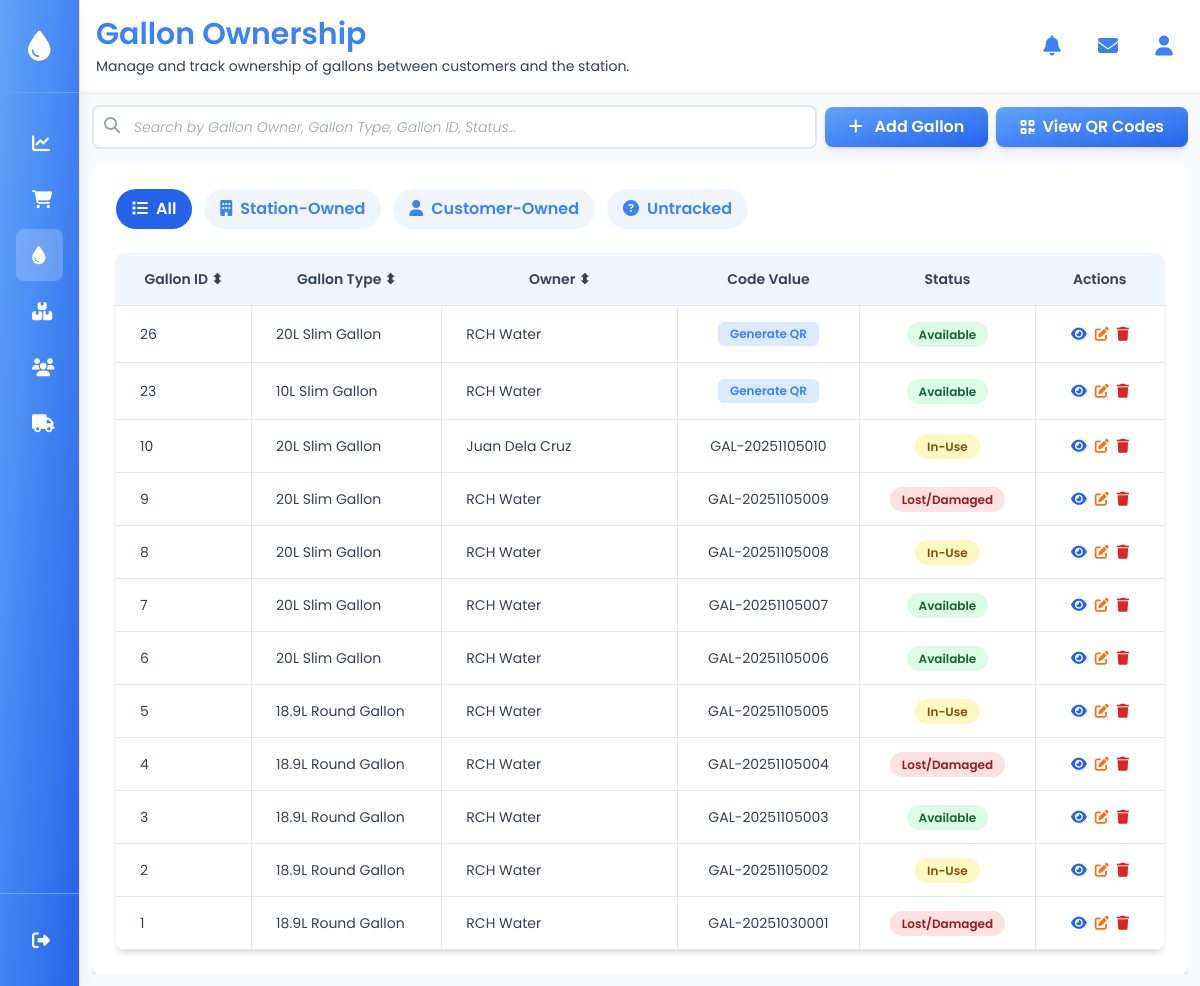
Page /GallonOwnership/gallon_ownership.php on the committed database.
### tables this page shows
CREATE TABLE `gallon_ownership` (
  `ownership_id` int(11) NOT NULL,
  `item_id` int(11) NOT NULL,
  `gallon_type` varchar(100) DEFAULT NULL,
  `current_owner_id` int(11) NOT NULL,
  `code_value` varchar(255) DEFAULT NULL,
  `qr_image` varchar(255) DEFAULT NULL,
  `status` enum('Available','In-Use','Lost/Damaged') DEFAULT 'Available',
  `created_at` timestamp NOT NULL DEFAULT current_timestamp()
);

CREATE TABLE `users` (
  `user_id` int(11) NOT NULL,
  `name` varchar(100) NOT NULL,
  `email` varchar(100) NOT NULL,
  `password_hash` varchar(255) NOT NULL,
  `phone_number` varchar(20) DEFAULT NULL,
  `address` varchar(255) DEFAULT NULL,
  `role` enum('admin','rider','customer') DEFAULT 'customer',
  `status` enum('active','banned') DEFAULT 'active',
  `created_at` timestamp NOT NULL DEFAULT current_timestamp(),
  `updated_at` timestamp NOT NULL DEFAULT current_timestamp() ON UPDATE current_timestamp()
);

### GallonOwnership/gallon_ownership.php (the view, shortened to what this page needs)
<?php
$database = new Database();
$db = $database->getConnect();
?>
<!DOCTYPE html>
<html lang="en">
<head>
    <script src="https://cdn.tailwindcss.com"></script>
    <link rel="stylesheet" href="https://cdnjs.cloudflare.com/ajax/libs/font-awesome/6.4.0/css/all.min.css">
    <link rel="stylesheet" href="https://cdn.datatables.net/1.13.7/css/jquery.dataTables.min.css">
</head>
<body class="bg-gray-50 overflow-hidden">
    <div class="flex h-screen">
        <div class="flex-1 ml-20 group-hover:ml-64 transition-all duration-300 ease-in-out">
            <div class="flex flex-col h-screen">
                <?php
                include '../Admin/includes/header.php';
                ?>
                <div class="m-3 flex flex-col flex-1 overflow-hidden">
                    <div class="flex items-center gap-2 mb-4">
                        <div class="flex-1 relative">
                            <i class="fas fa-search absolute left-3 top-3 text-gray-400"></i>
                            <input
                                type="text"
                                id="searchInput"
                                placeholder="Search by Gallon Owner, Gallon Type, Gallon ID, Status..."
                                class="w-full pl-10 pr-4 py-2 font-light border-2 border-gray-200 rounded-lg focus:outline-none focus:ring-2 focus:ring-blue-500 placeholder:text-sm"
                                style="font-style: italic;"
                                oninput="this.style.fontStyle = this.value ? 'normal' : 'italic';"
                                onkeyup="searchTable()">
                        </div>
                        <button
                            id="addGallonBtn"
                            class="bg-gradient-to-br from-blue-400 to-blue-600 hover:from-blue-500 hover:to-blue-700 text-white px-6 py-2 rounded-lg font-semibold shadow-md transition">
                            <i class="fas fa-plus mr-2"></i>
                            Add Gallon
                        </button>
                        <a href="qr_scanner.php" id="scanBtn"
                            class="inline-flex items-center bg-gradient-to-br from-blue-400 to-blue-600 hover:from-blue-500 hover:to-blue-700 text-white px-6 py-2 rounded-lg font-semibold shadow-md transition">
                            <i class="fas fa-qrcode mr-2"></i>
                            View QR Codes
                        </a>
                    </div>
                    <div class="p-6 bg-white rounded-lg shadow-lg ring-3 ring-gray-200 flex flex-col flex-1 overflow-hidden">
                        <div class="flex gap-3 mb-6 flex-wrap flex-shrink-0">
                            <button id="allTab"
                                class="px-4 py-2 rounded-full border-none cursor-pointer font-semibold transition-all duration-300 bg-blue-600 text-white"
                                onclick="filterTab(this)">
                                <i class="fas fa-list mr-2"></i>All
                            </button>
                            <button
                                class="px-4 py-2 rounded-full border-none cursor-pointer font-semibold transition-all duration-300 bg-blue-50 text-blue-500 hover:bg-gray-200"
                                onclick="filterTab(this)">
                                <i class="fas fa-building mr-2"></i>Station-Owned
                            </button>
                            <button
                                class="px-4 py-2 rounded-full border-none cursor-pointer font-semibold transition-all duration-300 bg-blue-50 text-blue-500 hover:bg-gray-200"
                                onclick="filterTab(this)">
                                <i class="fas fa-user mr-2"></i>Customer-Owned
                            </button>
                            <button
                                class="px-4 py-2 rounded-full border-none cursor-pointer font-semibold transition-all duration-300 bg-blue-50 text-blue-500 hover:bg-gray-200"
                                onclick="filterTab(this)">
                                <i class="fas fa-question-circle mr-2"></i>Untracked
                            </button>
                        </div>
                        <div class="bg-white rounded-lg shadow-md overflow-hidden flex flex-col flex-1">
                            <div class="overflow-x-auto overflow-y-auto flex-1">
                                <table id="gallonTable" class="min-w-full text-sm text-left text-gray-700">
                                    <thead class="bg-blue-50 border-b border-gray-200 sticky top-0 z-10">
                                        <tr>
                                            <th class="px-6 py-4 font-semibold text-center cursor-pointer min-w-[80px]" onclick="sortTable(0)" title="Gallon ID">Gallon ID ⬍</th>
                                            <th class="px-6 py-4 font-semibold text-center cursor-pointer min-w-[110px]" onclick="sortTable(1)" title="Gallon Type">Gallon Type ⬍</th>
                                            <th class="px-6 py-4 font-semibold text-center cursor-pointer min-w-[220px]" onclick="sortTable(2)" title="Current Owner">Owner ⬍</th>
                                            <th class="px-6 py-4 font-semibold text-center min-w-[120px]" title="Code Value">Code Value</th>
                                            <th class="px-6 py-4 font-semibold text-center min-w-[100px]" title="Status">Status</th>
                                            <th class="px-6 py-4 font-semibold text-center min-w-[120px]" title="Actions">Actions</th>
                                        </tr>
                                    </thead>
                                    <tbody>
                                        <?php
                                        $query = "SELECT
                                            go.ownership_id AS `Gallon ID`,
                                            go.gallon_type AS `Gallon Type`,
                                            u.name AS `Owner`,
                                            go.code_value AS `Code Value`,
                                            go.status AS `Status`,
                                            go.qr_image AS `QR Image`
                                        FROM gallon_ownership AS go
                                        LEFT JOIN users AS u ON go.current_owner_id = u.user_id
                                        ORDER BY `Gallon ID` DESC";
                                        $stmt = $db->prepare($query);
                                        $stmt->execute();
                                        $num = $stmt->rowCount();
                                        if ($num > 0) {
                                            while ($row = $stmt->fetch(PDO::FETCH_ASSOC)) {
                                                echo "<tr class='border-b divide-x divide-gray-200 hover:bg-gray-50'>";
                                                echo "<td class='px-6 py-4'>" . htmlspecialchars($row['Gallon ID']) . "</td>";
                                                echo "<td class='px-6 py-4'>" . htmlspecialchars($row['Gallon Type']) . "</td>";
                                                echo "<td class='px-6 py-4 owner-cell'>" . htmlspecialchars($row['Owner']) . "</td>";
                                                echo "<td class='px-6 py-4 text-center code-cell'>";
                                                if (empty($row['Code Value'])) {
                                                    echo '<button onclick="generateQR(' . htmlspecialchars($row['Gallon ID']) . ')" class="bg-blue-100 font-semibold text-blue-500 px-3 py-1 rounded-md text-xs hover:scale-105 transition">Generate QR</button>';
                                                } else {
                                                    echo htmlspecialchars($row['Code Value']);
                                                }
                                                echo '</td>';
                                                echo "<td class='px-6 py-4 text-sm text-center status-cell'>
                                                <span class='status-text'>" . htmlspecialchars($row['Status']) . "</span>
                                            </td>";
                                                $qrImage = htmlspecialchars($row['QR Image'] ?? '');
                                                $codeValue = htmlspecialchars($row['Code Value'] ?? '');
                                                $gallonID = htmlspecialchars($row['Gallon ID']);
                                                $ownerName = htmlspecialchars($row['Owner'] ?? 'N/A');
                                                echo '<td class="px-6 py-4 text-center">';
                                                echo "<i class=\"fas fa-eye mx-1 text-blue-600 hover:scale-125 transition-transform\" title=\"View\" style=\"cursor:pointer;\" onclick=\"viewQR('{$ownerName}', '{$codeValue}', '{$qrImage}')\"></i>";
                                                echo "<i class=\"fas fa-edit mx-1 text-orange-500 hover:scale-125 transition-transform\" title=\"Edit\" style=\"cursor:pointer;\" onclick=\"editGallon({$gallonID})\"></i>";
                                                echo "<i class=\"fas fa-trash mx-1 text-red-600 hover:scale-125 transition-transform cursor-pointer\" title=\"Delete\" onclick=\"deleteGallon({$gallonID})\"></i>";
                                                echo '</td>';
                                                echo "</tr>";
                                            }
                                        }
                                        ?>
                                    </tbody>
                                </table>
                            </div>
                        </div>
                    </div>
                </div>
            </div>
        </div>
</body>
</html>

### GallonOwnership/gallon_ownership.php (style rules this page uses)
body { font-family: 'Poppins', sans-serif; }

### rows in the picture
gallon_ownership: ownership_id "26", gallon_type "20L Slim Gallon", current_owner.name "RCH Water", status "Available"
gallon_ownership: ownership_id "23", gallon_type "10L Slim Gallon", current_owner.name "RCH Water", status "Available"
gallon_ownership: ownership_id "10", gallon_type "20L Slim Gallon", current_owner.name "Juan Dela Cruz", code_value "GAL-20251105010", status "In-Use"
gallon_ownership: ownership_id "9", gallon_type "20L Slim Gallon", current_owner.name "RCH Water", code_value "GAL-20251105009", status "Lost/Damaged"
gallon_ownership: ownership_id "8", gallon_type "20L Slim Gallon", current_owner.name "RCH Water", code_value "GAL-20251105008", status "In-Use"
gallon_ownership: ownership_id "7", gallon_type "20L Slim Gallon", current_owner.name "RCH Water", code_value "GAL-20251105007", status "Available"
gallon_ownership: ownership_id "6", gallon_type "20L Slim Gallon", current_owner.name "RCH Water", code_value "GAL-20251105006", status "Available"
gallon_ownership: ownership_id "5", gallon_type "18.9L Round Gallon", current_owner.name "RCH Water", code_value "GAL-20251105005", status "In-Use"
gallon_ownership: ownership_id "4", gallon_type "18.9L Round Gallon", current_owner.name "RCH Water", code_value "GAL-20251105004", status "Lost/Damaged"
gallon_ownership: ownership_id "3", gallon_type "18.9L Round Gallon", current_owner.name "RCH Water", code_value "GAL-20251105003", status "Available"
gallon_ownership: ownership_id "2", gallon_type "18.9L Round Gallon", current_owner.name "RCH Water", code_value "GAL-20251105002", status "In-Use"
gallon_ownership: ownership_id "1", gallon_type "18.9L Round Gallon", current_owner.name "RCH Water", code_value "GAL-20251030001", status "Lost/Damaged"

### other values in the picture
$pageTitle "Gallon Ownership"
$pageSubtitle "Manage and track ownership of gallons between customers and the station."
